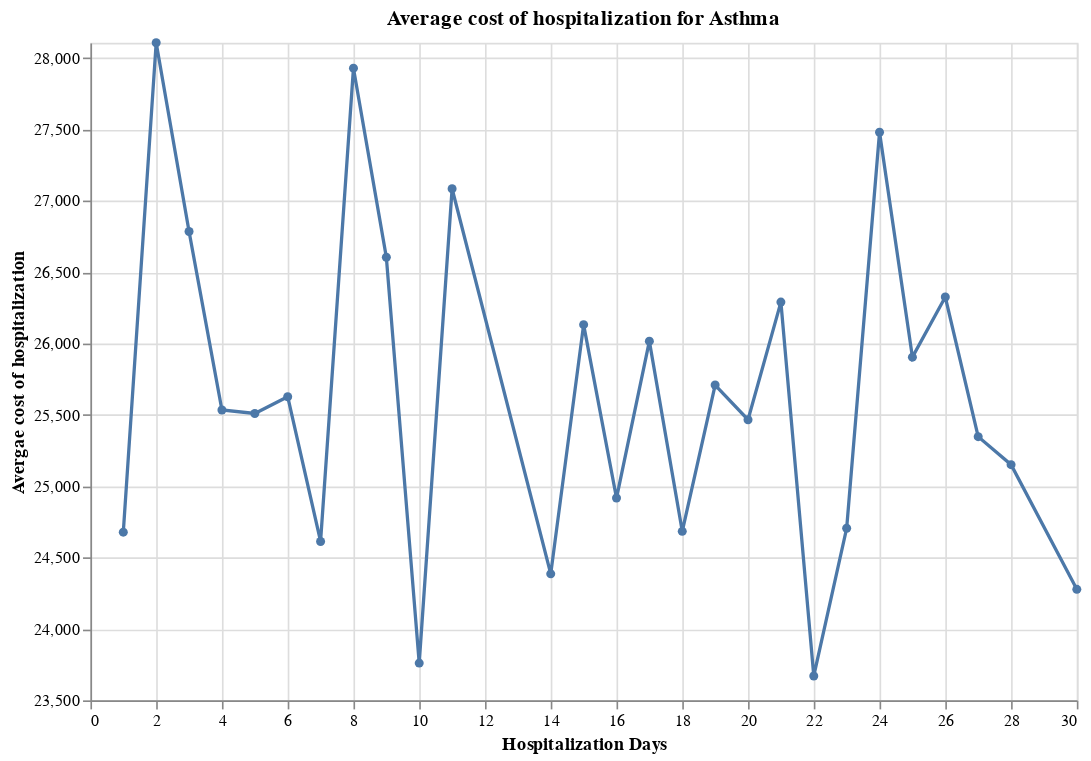

The code cell stored with this chart in its notebook:
### Code cell
#Calcular el gasto promedio por estancia hospitalaria

total_billing_amount = int(df_asthma['Billing Amount'].sum())

# Calculamos el promedio de los valores en la columna "Billing Insurance" para los registros con "Asthma"
average_billing_amount = int(df_asthma['Billing Amount'].mean())

#Calculamos el tiempo de estancia promedio de un paciente con Asma

df_1['Date of Admission'] = pd.to_datetime(df_1['Date of Admission'])

df_1['Discharge Date'] = pd.to_datetime(df_1['Discharge Date'])

df_1['Hospitalization Days'] = (df_1['Discharge Date'] - df_1['Date of Admission']).dt.days

average_hospitalization_days_asthma = df_asthma['Hospitalization Days'].mean()

# Crea la gráfica lineal con Altair

# Agrupa por número de días de hospitalización y calcula el costo promedio
average_cost_by_days_asthma = df_asthma.groupby('Hospitalization Days')['Billing Amount'].mean().reset_index()

# Definir el valor mínimo de costo para mostrar en la gráfica, por ejemplo, $500
min_cost = 23500

# Filtrar los datos para asegurarse de incluir solo los valores a partir de la cifra deseada
filtered_data = average_cost_by_days_asthma[average_cost_by_days_asthma['Billing Amount'] >= min_cost]

# Crear la gráfica lineal con Altair con un eje Y que comienza desde el costo mínimo especificado
chart = alt.Chart(filtered_data).mark_line(point=True).encode(
    x=alt.X('Hospitalization Days', title='Hospitalization Days'),
    y=alt.Y('Billing Amount', title='Avergae cost of hospitalization', scale=alt.Scale(domain=(min_cost, filtered_data['Billing Amount'].max()))),
    tooltip=['Hospitalization Days', 'Billing Amount']
).properties(
    title=f'Average cost of hospitalization for Asthma',
    width=600,
    height=400
)

print(f'Average days of hospitalization for patients with Asthma: {average_hospitalization_days:.2f} days')
print(f'Average cost of hospitalization for asthma: {average_billing_amount}')

chart

### Figure 1 — Vega-Lite specification as saved in the notebook (floating-point values rounded to 4 significant figures)
{"config": {"view": {"continuousWidth": 400, "continuousHeight": 300}}, "data": {"name": "data-2c18659ce155de5aceeca50bea8ee7a6"}, "mark": {"type": "line", "point": true}, "encoding": {"tooltip": [{"field": "Hospitalization Days", "type": "quantitative"}, {"field": "Billing Amount", "type": "quantitative"}], "x": {"field": "Hospitalization Days", "title": "Hospitalization Days", "type": "quantitative"}, "y": {"field": "Billing Amount", "scale": {"domain": [23500, 28110.0]}, "title": "Avergae cost of hospitalization", "type": "quantitative"}}, "height": 400, "title": "Average cost of hospitalization for Asthma", "width": 600, "$schema": "https://vega.github.io/schema/vega-lite/v4.17.0.json", "datasets": {"data-2c18659ce155de5aceeca50bea8ee7a6": [{"Hospitalization Days": 1, "Billing Amount": 24680.0}, {"Hospitalization Days": 2, "Billing Amount": 28110.0}, {"Hospitalization Days": 3, "Billing Amount": 26780.0}, {"Hospitalization Days": 4, "Billing Amount": 25530.0}, {"Hospitalization Days": 5, "Billing Amount": 25510.0}, {"Hospitalization Days": 6, "Billing Amount": 25630.0}, {"Hospitalization Days": 7, "Billing Amount": 24610.0}, {"Hospitalization Days": 8, "Billing Amount": 27930.0}, {"Hospitalization Days": 9, "Billing Amount": 26600.0}, {"Hospitalization Days": 10, "Billing Amount": 23760.0}, {"Hospitalization Days": 11, "Billing Amount": 27080.0}, {"Hospitalization Days": 14, "Billing Amount": 24390.0}, {"Hospitalization Days": 15, "Billing Amount": 26130.0}, {"Hospitalization Days": 16, "Billing Amount": 24920.0}, {"Hospitalization Days": 17, "Billing Amount": 26020.0}, {"Hospitalization Days": 18, "Billing Amount": 24680.0}, {"Hospitalization Days": 19, "Billing Amount": 25710.0}, {"Hospitalization Days": 20, "Billing Amount": 25470.0}, {"Hospitalization Days": 21, "Billing Amount": 26290.0}, {"Hospitalization Days": 22, "Billing Amount": 23670.0}, {"Hospitalization Days": 23, "Billing Amount": 24710.0}, {"Hospitalization Days": 24, "Billing Amount": 27480.0}, {"Hospitalization Days": 25, "Billing Amount": 25900.0}, {"Hospitalization Days": 26, "Billing Amount": 26330.0}, {"Hospitalization Days": 27, "Billing Amount": 25350.0}, {"Hospitalization Days": 28, "Billing Amount": 25150.0}, {"Hospitalization Days": 30, "Billing Amount": 24280.0}]}}
